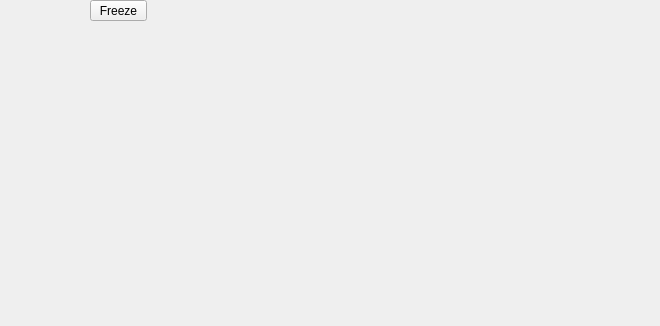
<?xml version="1.0" encoding="UTF-8"?>
<ui version="4.0">
 <class>BallSpeedPlotter</class>
 <widget class="QWidget" name="BallSpeedPlotter">
  <property name="geometry">
   <rect>
    <x>0</x>
    <y>0</y>
    <width>660</width>
    <height>326</height>
   </rect>
  </property>
  <property name="mouseTracking">
   <bool>true</bool>
  </property>
  <property name="windowTitle">
   <string>BallSpeedPlotter</string>
  </property>
  <layout class="QVBoxLayout" name="verticalLayout">
   <property name="leftMargin">
    <number>0</number>
   </property>
   <property name="topMargin">
    <number>0</number>
   </property>
   <property name="rightMargin">
    <number>0</number>
   </property>
   <property name="bottomMargin">
    <number>0</number>
   </property>
   <item>
    <widget class="PlotterWidget" name="widget" native="true">
     <property name="sizePolicy">
      <sizepolicy hsizetype="Expanding" vsizetype="Expanding">
       <horstretch>0</horstretch>
       <verstretch>0</verstretch>
      </sizepolicy>
     </property>
     <property name="minimumSize">
      <size>
       <width>200</width>
       <height>0</height>
      </size>
     </property>
     <property name="maximumSize">
      <size>
       <width>16777215</width>
       <height>16777215</height>
      </size>
     </property>
     <property name="mouseTracking">
      <bool>true</bool>
     </property>
     <widget class="QToolButton" name="btnFreeze">
      <property name="geometry">
       <rect>
        <x>90</x>
        <y>0</y>
        <width>57</width>
        <height>21</height>
       </rect>
      </property>
      <property name="mouseTracking">
       <bool>true</bool>
      </property>
      <property name="text">
       <string>Freeze</string>
      </property>
      <property name="checkable">
       <bool>true</bool>
      </property>
     </widget>
    </widget>
   </item>
  </layout>
 </widget>
 <customwidgets>
  <customwidget>
   <class>PlotterWidget</class>
   <extends>QWidget</extends>
   <header>plotterwidget.h</header>
   <container>1</container>
  </customwidget>
 </customwidgets>
 <resources/>
 <connections/>
</ui>
